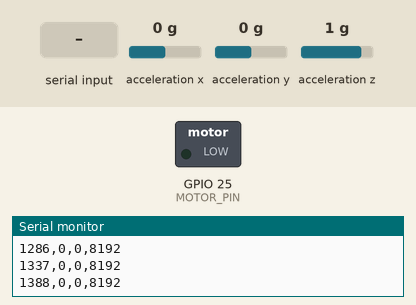
This sketch was run on a simulated ESP32. On the bench: switched loads named in the sketch (green lamp = pin HIGH), the last lines printed to the serial monitor. Wiring (inferred from the names in the program): MPU-9250 motion sensor at I2C address 0x68. The inputs (shaded band) are chosen by the test bench; at power-on: acceleration x 0 g, acceleration y 0 g, acceleration z 1 g. Nothing arrives over Bluetooth unless stated; a phone connects over Bluetooth LE 3 s after start.

Above: at 1.4 s.
1.5 s: "VIBRATE\n" received over Serial
At 2.1 s:
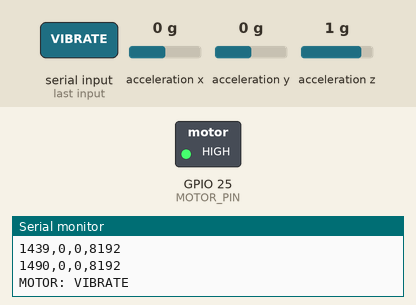
Timing chart, 0 to 4.5 s (numbered marks = the images above; inputs shaded):
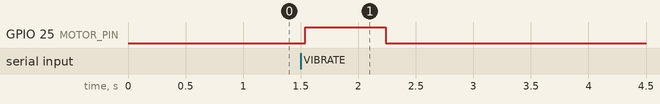

The sketch:

sketch_oct7a.ino
```cpp
#include <Wire.h>

#include <BLEDevice.h>
#include <BLEServer.h>
#include <BLEUtils.h>
#include <BLE2902.h>

// =========================
// MPU6500
// =========================
#define MPU_ADDR 0x68

// =========================
// Vibration motor
// =========================
#define MOTOR_PIN 25

// =========================
// BLE
// =========================
#define SERVICE_UUID        "12345678-1234-1234-1234-123456789001"
#define CHARACTERISTIC_UUID "12345678-1234-1234-1234-123456789002"

BLECharacteristic *postureCharacteristic;

bool deviceConnected = false;


// =========================
// BLE connection callbacks
// =========================
class ServerCallbacks : public BLEServerCallbacks {

  void onConnect(BLEServer *server) {
    deviceConnected = true;
    Serial.println("BLE: PHONE CONNECTED");
  }

  void onDisconnect(BLEServer *server) {
    deviceConnected = false;
    Serial.println("BLE: PHONE DISCONNECTED");

    BLEDevice::startAdvertising();
  }
};


// =========================
// Read 16-bit MPU register
// =========================
int16_t read16() {

  byte highByte = Wire.read();
  byte lowByte = Wire.read();

  return (int16_t)((highByte << 8) | lowByte);
}


// =========================
// Send message to Flutter
// =========================
void sendBLE(String message) {

  if (deviceConnected) {

    postureCharacteristic->setValue(message.c_str());

    postureCharacteristic->notify();

    Serial.print("BLE SENT: ");
    Serial.println(message);
  }
}


// =========================
// Vibrate motor
// =========================
void vibrateMotor() {

  Serial.println("MOTOR: VIBRATE");

  digitalWrite(MOTOR_PIN, HIGH);

  delay(700);

  digitalWrite(MOTOR_PIN, LOW);

  Serial.println("MOTOR: OFF");
}


// =========================
// Setup
// =========================
void setup() {

  Serial.begin(115200);

  // -------------------------
  // I2C
  // -------------------------
  Wire.begin(21, 22);

  // Wake MPU6500
  Wire.beginTransmission(MPU_ADDR);
  Wire.write(0x6B);
  Wire.write(0x01);
  Wire.endTransmission();

  delay(100);

  // Accelerometer range = ±4g
  Wire.beginTransmission(MPU_ADDR);
  Wire.write(0x1C);
  Wire.write(0x08);
  Wire.endTransmission();

  delay(100);


  // -------------------------
  // Motor
  // -------------------------
  pinMode(MOTOR_PIN, OUTPUT);

  digitalWrite(MOTOR_PIN, LOW);


  // -------------------------
  // BLE
  // -------------------------
  BLEDevice::init("POSTURE_BELT");

  BLEServer *server = BLEDevice::createServer();

  server->setCallbacks(new ServerCallbacks());

  BLEService *service =
      server->createService(SERVICE_UUID);

  postureCharacteristic =
      service->createCharacteristic(
          CHARACTERISTIC_UUID,
          BLECharacteristic::PROPERTY_READ |
          BLECharacteristic::PROPERTY_WRITE |
          BLECharacteristic::PROPERTY_NOTIFY
      );

  postureCharacteristic->addDescriptor(
      new BLE2902()
  );

  postureCharacteristic->setValue(
      "POSTURE_BELT_READY"
  );

  service->start();


  // -------------------------
  // BLE advertising
  // -------------------------
  BLEAdvertising *advertising =
      BLEDevice::getAdvertising();

  advertising->addServiceUUID(
      SERVICE_UUID
  );

  advertising->setScanResponse(true);

  advertising->setMinPreferred(0x06);
  advertising->setMinPreferred(0x12);

  BLEDevice::startAdvertising();


  // -------------------------
  // Startup message
  // -------------------------
  Serial.println();
  Serial.println("==============================");
  Serial.println("AI POSTURE BELT READY");
  Serial.println("==============================");

  Serial.println("MPU6500: READY");
  Serial.println("Motor: READY");
  Serial.println("BLE: READY");
  Serial.println("Device: POSTURE_BELT");

  Serial.println("==============================");

  sendBLE("POSTURE_BELT_READY");

  Serial.println("timestamp,ax,ay,az");
}


// =========================
// Main loop
// =========================
void loop() {

  // =====================================================
  // 1. Receive commands from Python AI
  // =====================================================

  if (Serial.available()) {

    String command =
        Serial.readStringUntil('\n');

    command.trim();


    // -------------------------
    // Vibration command
    // -------------------------
    if (command == "VIBRATE") {

      vibrateMotor();
    }


    // -------------------------
    // Posture result from Python
    //
    // Example:
    // POSTURE|NORMAL|98.5
    //
    // or:
    // POSTURE|SLOUCH|94.2
    // -------------------------
    else if (command.startsWith("POSTURE|")) {

      int firstSeparator =
          command.indexOf('|');

      int secondSeparator =
          command.indexOf('|', firstSeparator + 1);


      if (firstSeparator != -1 &&
          secondSeparator != -1) {

        String posture =
            command.substring(
                firstSeparator + 1,
                secondSeparator
            );

        String confidence =
            command.substring(
                secondSeparator + 1
            );


        String bleMessage =
            "POSTURE:" +
            posture +
            ",CONFIDENCE:" +
            confidence;


        Serial.print("AI RESULT: ");
        Serial.println(bleMessage);


        // Send AI result to Flutter
        sendBLE(bleMessage);
      }
    }
  }


  // =====================================================
  // 2. Read MPU6500
  // =====================================================

  int16_t ax;
  int16_t ay;
  int16_t az;


  Wire.beginTransmission(MPU_ADDR);

  Wire.write(0x3B);

  Wire.endTransmission(false);

  Wire.requestFrom(
      MPU_ADDR,
      6,
      true
  );


  if (Wire.available() >= 6) {

    ax = read16();
    ay = read16();
    az = read16();


    // Send raw data to Python
    Serial.print(millis());

    Serial.print(",");

    Serial.print(ax);

    Serial.print(",");

    Serial.print(ay);

    Serial.print(",");

    Serial.println(az);
  }


  delay(50);
}
```

Measured:
- after the input at 1.5 s, GPIO 25 (MOTOR_PIN): LOW → HIGH at once, → LOW 0.70 s later
